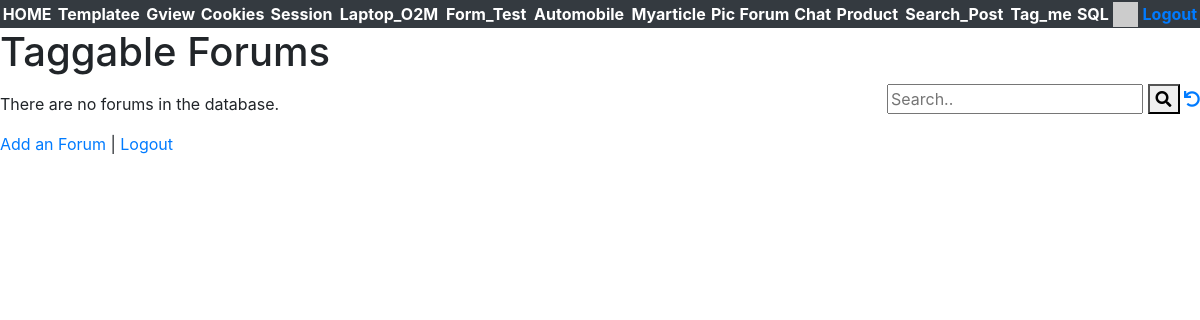
/tagme/ (signed in), run on an earlier commit of the app's database.
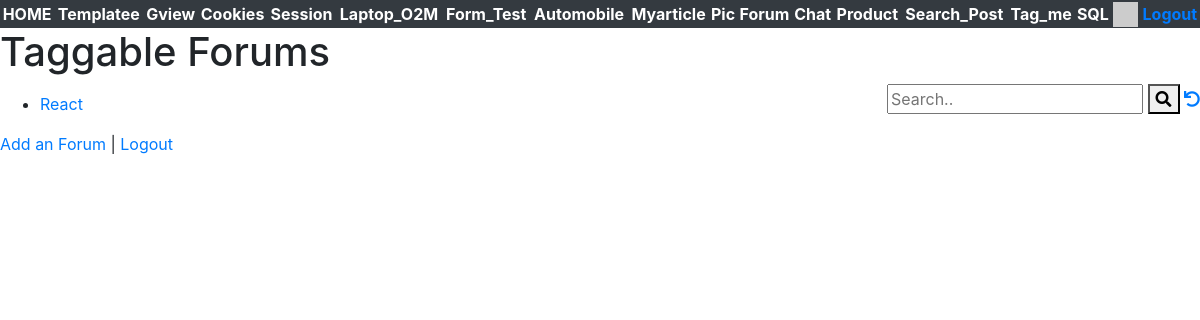
And on a later commit of the database.
### forum_tagme/models.py (models this page shows, shortened)
class Forum(models.Model) :
    title = models.CharField(
            max_length=200,
            validators=[MinLengthValidator(5, "Title must be greater than 5 characters")]
    )
    text = models.TextField()
    tags = TaggableManager(blank=True)
    owner = models.ForeignKey(settings.AUTH_USER_MODEL,
        on_delete=models.CASCADE, related_name='tagme_owner')
    comments = models.ManyToManyField(settings.AUTH_USER_MODEL,
        through='Comment', related_name='tagme_comments')
    created_at = models.DateTimeField(auto_now_add=True)
    updated_at = models.DateTimeField(auto_now=True)

### forum_tagme/views.py (the view)
# urls.py: path('', views.ForumListView.as_view(), name='all'),
class ForumListView(OwnerListView):
    template_name = "tagme/list.html"
    def get(self, request) :
        strval =  request.GET.get("search", False)
        if strval :
            query = Q(title__icontains=strval)
            query.add(Q(text__icontains=strval), Q.OR)
            query.add(Q(tags__name__in=[strval]), Q.OR)
            objects = Forum.objects.filter(query).select_related().distinct().order_by('-updated_at')[:10]
        else :
            objects = Forum.objects.all().order_by('-updated_at')[:10]
        for obj in objects:
            obj.natural_updated = naturaltime(obj.updated_at)
        ctx = {'forum_list' : objects, 'search': strval}
        retval = render(request, self.template_name, ctx)
        return retval

### home/context_processors.py (called while the page is built)
def settings(request):
    return {
        'settings': django_settings,
    }

### home/templatetags/app_tags.py (called while the page is built)
@register.filter(name='gravatar')
def gravatar(user, size=35):
    email = str(user.email.strip().lower()).encode('utf-8')
    email_hash = md5(email).hexdigest()
    url = "//www.gravatar.com/avatar/{0}?s={1}&d=identicon&r=PG"
    return url.format(email_hash, size)

### forum_tagme/templates/tagme/list.html (shortened to what this page needs)
{% extends "base_bootstrap.html" %}
{% block content %}
<h1>Taggable Forums</h1>
<div style="float:right">
<form>
  <input type="text" placeholder="Search.." name="search"
  >
  <button type="submit"><i class="fa fa-search"></i></button>
<a href="{% url 'tagme:all' %}"><i class="fa fa-undo"></i></a>
</form>
</div>
<p>
{% if forum_list %}
<ul>
  {% for forum in forum_list %}
    <li>
        <a href="{% url 'tagme:tagme_detail'  forum.id %}">{{ forum.title }}</a>
    </li>
  {% endfor %}
</ul>
{% else %}
  {% if search %}
  <p>There are no forums that match your search criteria.</p>
  {% else %}
  <p>There are no forums in the database.</p>
  {% endif %}
{% endif %}
</p>
<p>
<a href="{% url 'tagme:tagme_create' %}">Add an Forum</a> |
{% if user.is_authenticated %}
<a href="{% url 'logout' %}?next={% url 'tagme:all' %}">Logout</a>
{% else %}
<a href="{% url 'login' %}?next={% url 'tagme:all' %}">Login</a>
{% endif %}
</p>
{% endblock %}

What changed in the data, as far as the page shows it:
added Forum: title "React"
Also different on the page:
text no longer shown: "There are no forums in the database."
